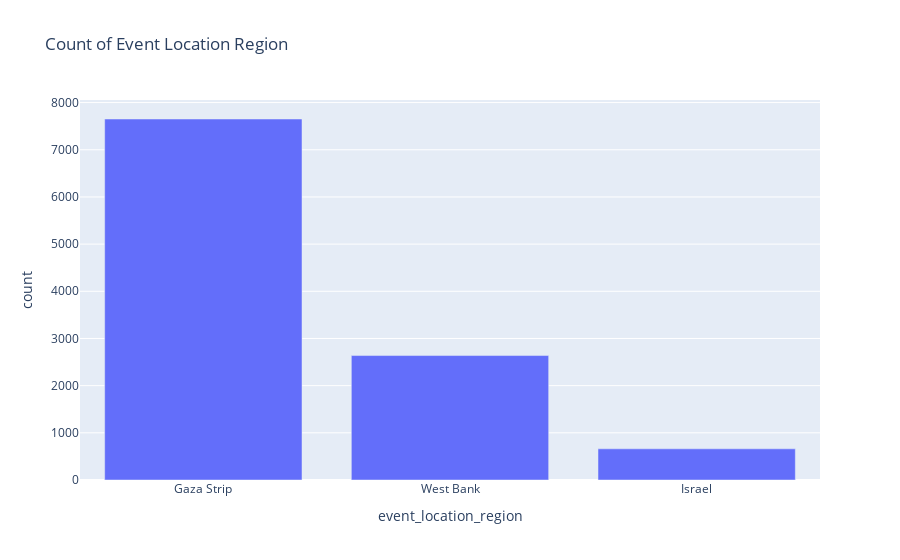

This figure's notebook cell:
### Code cell
fig2=px.bar(df['event_location_region'].value_counts(),y='count',title='Count of Event Location Region')
fig2.show()

### Figure 1 — Plotly figure (JSON) as saved in the notebook; plotly's stock layout.template omitted (floating-point values rounded to 4 significant figures)
{"data": [{"alignmentgroup": "True", "hovertemplate": "event_location_region=%{x}<br>count=%{y}<extra></extra>", "legendgroup": "", "marker": {"color": "#636efa", "pattern": {"shape": ""}}, "name": "", "offsetgroup": "", "orientation": "v", "showlegend": false, "textposition": "auto", "type": "bar", "x": ["Gaza Strip", "West Bank", "Israel"], "xaxis": "x", "y": [7652, 2638, 661], "yaxis": "y"}], "layout": {"barmode": "relative", "legend": {"tracegroupgap": 0}, "title": {"text": "Count of Event Location Region"}, "xaxis": {"anchor": "y", "domain": [0, 1], "title": {"text": "event_location_region"}}, "yaxis": {"anchor": "x", "domain": [0, 1], "title": {"text": "count"}}}}
